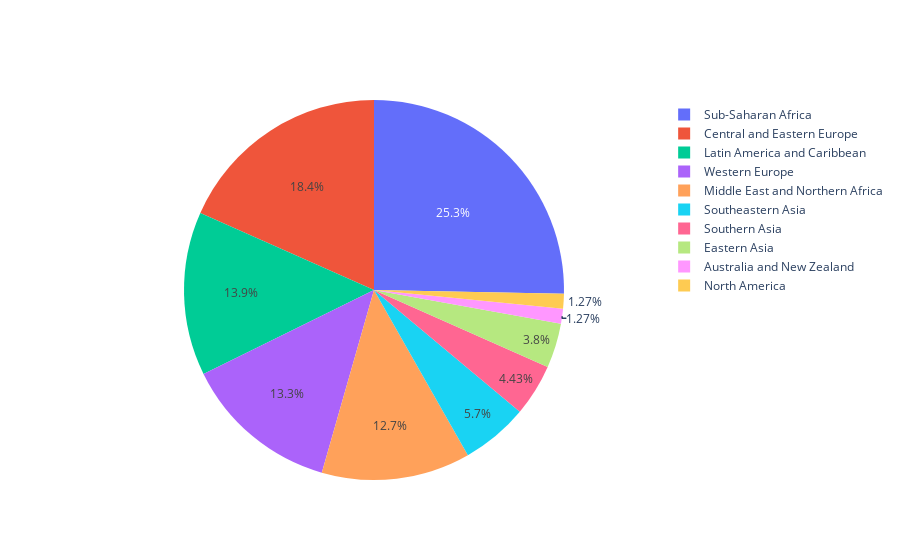

Write notebook code for a chart like this one.
### Code cell
go.Figure(data=[go.Pie(labels=y_2015.region.value_counts().index,
values=y_2015.region.value_counts().values)])

### Figure 1 — Plotly figure (JSON) as saved in the notebook; plotly's stock layout.template omitted (floating-point values rounded to 4 significant figures)
{"data": [{"labels": ["Sub-Saharan Africa", "Central and Eastern Europe", "Latin America and Caribbean", "Western Europe", "Middle East and Northern Africa", "Southeastern Asia", "Southern Asia", "Eastern Asia", "Australia and New Zealand", "North America"], "type": "pie", "values": [40, 29, 22, 21, 20, 9, 7, 6, 2, 2]}], "layout": {}}
